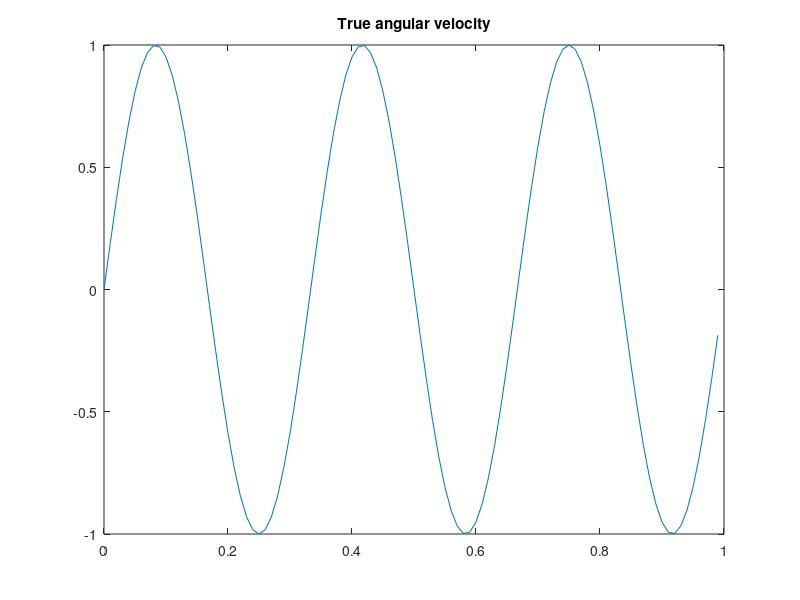
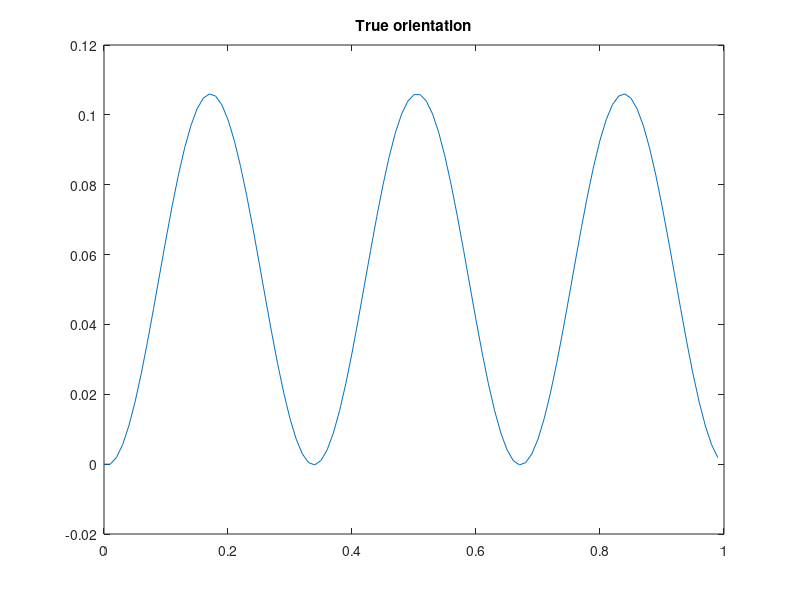

Write the MATLAB code that produced these figures, in order. (Note: this script raises an error after producing the figures.)
% gyro affine test. 
% creates plots (when draw_plot set to 1) for the MLSP 2014 submission. 
function [ok] = gyro_affine_ok(draw_plot)



%% Simulated paramers
Fs = 100; % Sampling frequency of gyoscope (in Hz)
dt = 1/Fs; % Sampling interval
T = 1; % Stop time
t = (0:dt:T-dt)';

% Ground truth ang. vel.
F = 3; % Frequency of sine wave (Ang. Vel.)
av = sin(2*pi*F*t); % Ang. Vel.
figure; plot(t,av); title(['True angular velocity']);
avb = 0.3; % Angular velocity bias

ang = zeros(length(t),1);
% Generate noiseless (true) angles
for i1 = 2:length(t)
    ang(i1) = ang(i1-1)+dt*av(i1-1);
end
figure; plot(t,ang); title(['True orientation']);


%%

N = length(t);
gamma =  1;        % transition covariance multiplier
sigma =  .05;       % standard deviation of measurement noise

max_itr = 30;      % maximum number of iterations
epsilon = 1e-5;    % convergence criteria
h_min   = 0;       % minimum horizontal value in plots
h_max   = 1;       % maximum horizontal value in plots
v_min   = -2.0;    % minimum vertical value in plots
v_max   = +2.0;    % maximum vertical value in plots
% ---------------------------------------------------------
ok = true;
if nargin < 1
    draw_plot = false;
end
%  Define the problem
rand('seed', 1234);
%
%
% number of measurements per time point
m     = 1;
%
% number of state vector components per time point
n     = 2;
%
% simulate the true trajectory and measurement noise
x1_true = av'; % velocity on top!
x2_true = ang'; % orientatino on bottom!
x_true  = [ x1_true ; x2_true ];
%

% measurement values and model
v_true  = sigma * randn(1, N);

bias = avb;
Pone    =  1; % measure bias directly

z       = x1_true + v_true + Pone*bias;

rk      = sigma * sigma;
rinvk   = 1 / rk;
rinv    = zeros(m, m, N);
h       = zeros(m, N);
dh      = zeros(m, n, N);
for k = 1 : N
    rinv(:, :, k) = rinvk;
    h(:, k)       = 0;
    dh(:,:, k)    = [ 1 , 0 ]; % measuring av
end
%
% transition model
g       = zeros(n, N);
dg      = zeros(n, n, N);
qinv    = zeros(n, n, N);
qk      = gamma * [ dt , dt^2/2 ; dt^2/2 , dt^3/3 ];
qinvk   = inv(qk);
for k = 2 : N
    g(:, k)       = 0;
    dg(:,:, k)    = [ 1 , 0 ; dt , 1 ];
    qinv(:,:, k)  = qinvk;
end
%
% initial state estimate
g(:, 1)      = x_true(:, 1);
qinv(:,:, 1) = 100 * eye(2);
%
% constraints

b       = zeros(0, N);

db      = zeros(0, n, N);


% --------------------------------------------------------------------
%
% -------------------------------------------------------------------------
[xOutOld, uOut, info] = ...
    ckbs_affine(max_itr, epsilon, z, b, g, h, db, dg, dh, qinv, rinv);
[xOutNew, yOut] = ...
    ckbs_augmented_affine(max_itr, epsilon, z, b, g, h, db, dg, dh, qinv, rinv, Pone);

fprintf('yOut is %5.1f\n', yOut);

if draw_plot
    figure(1);
    clf
    hold on
    plot(t', x_true(2,:)', 'k-', 'linewidth', 1.5 );
    plot(t', xOutOld(2,:)', 'b--', 'linewidth', 1.5 );
    plot(t', xOutNew(2,:)', 'r-.', 'linewidth', 1.5 );
        
    %     plot(t', - ones(N,1), 'b-');
    %      plot(t', ones(N,1), 'b-');
    axis([h_min, h_max, v_min, v_max]);
    title('Affine smoother');
 %   legend('Truth', 'Naive Estimate', 'Debiased Estimate', 'Location', 'SouthEast' );
    hold off
    axis tight;
    
    figure(2);
    clf
    hold on
    plot(t', x_true(1,:)', 'k-.', 'linewidth', 1.5 );
    plot(t', z(1,:)', 'ko' );
    plot(t', xOutOld(1,:)', 'b--', 'linewidth', 1.5 );
    plot(t', xOutNew(1,:)', 'r-.', 'linewidth', 1.5 );
        axis tight;
    %     plot(t', - ones(N,1), 'b-');
    %      plot(t', ones(N,1), 'b-');
%    axis([h_min, h_max, v_min, v_max]);
    title('Affine smoother');
    %legend('Truth', 'Measurements', 'Naive Estimate', 'Debiased Estimate', 'Location', 'SouthEast' );
    hold off

    %
    % constrained estimate
    %        x_con = xOut;
end
savefig(1:2, ['/Users/saravkin/Dropbox/KalmanCovariates/tex/figures/gyro']);
%

end
% $$ $newlinech %$$
% $end
